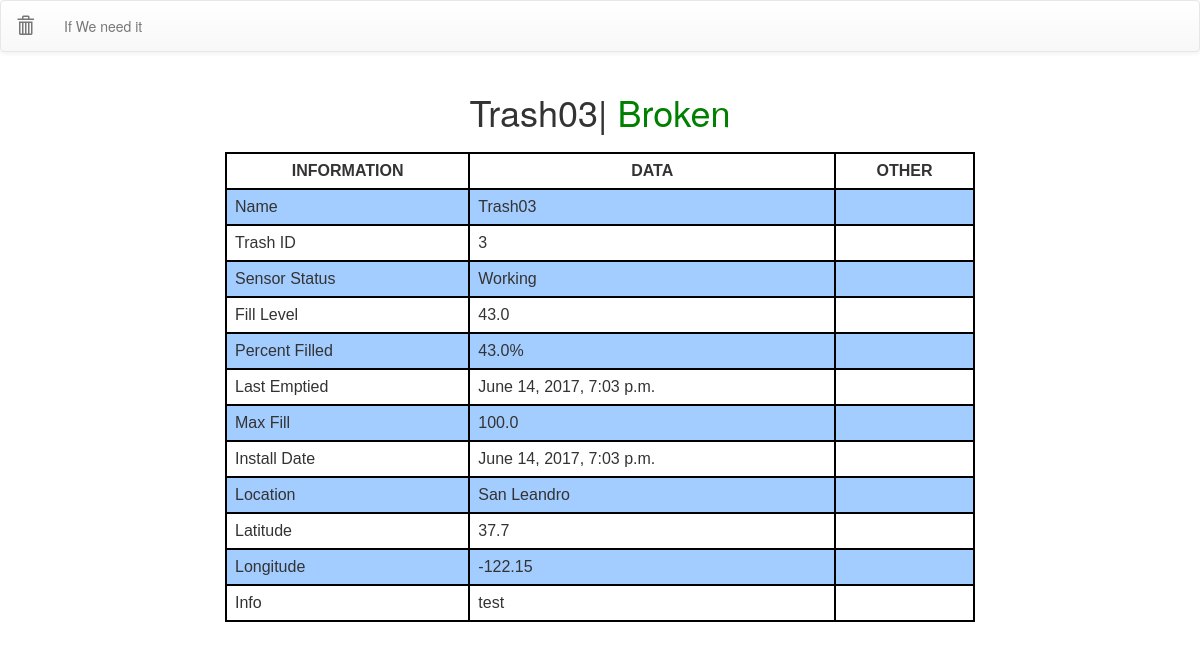
Screenshot of /3/ with the database file from the repository.
### map/models.py (models this page shows, shortened)
class TrashCan(models.Model):
	lastEmptied = models.DateTimeField('last emptied', default=timezone.now)
	lastUpdated = models.DateTimeField('last updated', default=timezone.now)
	sensor1 = models.FloatField(default=50.0)
	sensor2 = models.FloatField(default=80.0)
	sensor3 = models.FloatField(default=69.0)
	fillLevel = models.FloatField(default=44.0)
	percent = models.FloatField(default=44.0)
	full_status = models.BooleanField(default=True)
	latitude = models.FloatField(default=37.7249)
	longitude = models.FloatField(default=-122.1561)
	location = models.CharField(max_length=400, default='101 Estudillo Ave')
	info = models.CharField(max_length=500, default='swag')
	maxFill = models.FloatField(default=100.0)
	installDate = models.DateTimeField('installed', default=timezone.now)
	trashID = models.IntegerField(default='1')
	name = models.CharField(max_length=30, default='MiDro')

### map/views.py (the view)
# urls.py: url(r'(?P<pk>[0-9]+)/$', views.DetailView.as_view(), name='detail'),
class DetailView(generic.DetailView):
    template_name = 'map/detail.html'
    model = TrashCan

### map/templates/map/detail.html (shortened to what this page needs)
{% extends 'map/base.html' %}
{% block content %}
<head>
</head>
<h1 id="trashname">{{trashcan.name}}|
	<span style="color:{% if trashcan.status == False %}red{% endif %}"id="status">{% if trashcan.status == True %}Working{% else %}Broken{% endif %}</span>
</h1>
<table bordercolor=black>
	<tr id="customnav">
		<th>INFORMATION</th>
		<th>DATA</th>
		<th>OTHER</th>
	</tr>
	<tr>
		<td>Name</td>
		<td>{{trashcan.name}}</td>
		<td></td>
	</tr>
	<tr>
		<td>Trash ID</td>
		<td>{{trashcan.trashID}}</td>
		<td></td>
	</tr>
	<tr>
		<td> Sensor Status</td>
		<td>{% if trashcan.status == False %}Broken{% else %}Working{% endif %}</td>
		<td></td>
	</tr>
	<tr>
		<td>Fill Level</td>
		<td>{{trashcan.fillLevel}}</td>
		<td></td>
	</tr>
	<tr>
		<td>Percent Filled</td>
		<td>{{trashcan.fillLevel}}%</td>
		<td></td>
	</tr>
	<tr>
		<td>Last Emptied</td>
		<td>{{trashcan.lastEmptied}}</td>
		<td></td>
	</tr>
	<tr>
		<td>Max Fill</td>
		<td>{{trashcan.maxFill}}</td>
		<td></td>
	</tr>
	<tr>
		<td>Install Date</td>
		<td>{{trashcan.installDate}}</td>
		<td></td>
	</tr>
	<tr>
		<td>Location</td>
		<td>{{trashcan.location}}</td>
		<td></td>
	</tr>
	<tr>
		<td>Latitude</td>
		<td>{{trashcan.latitude}}</td>
		<td></td>
	</tr>
	<tr>
		<td>Longitude</td>
		<td>{{trashcan.longitude}}</td>
		<td></td>
	</tr>
	<tr>
		<td>Info</td>
		<td>{{trashcan.info}}</td>
		<td></td>
	</tr>
</table>
{% endblock %}

### map/static/map/style.css (style rules this page uses)
#status { color:green; }
#trashname { text-align: center; }

### map/templates/map/detail.html (style rules this page uses)
h1 { padding-bottom: 10px; }
table { font-family: arial, sans-serif; border-collapse: collapse; width: 100%; border: 2px solid black; }
th { border: 2px solid black; text-align: center; padding: 8px; }
td { border: 2px solid black; text-align: left; padding: 8px; }
tr:nth-child(even) { background-color: #a3ccff; }

### rows the page displays
TrashCan: name "Trash03", trashID "3", fillLevel "43.0", lastEmptied "June 14, 2017, 7:03 p.m.", maxFill "100.0", installDate "June 14, 2017, 7:03 p.m.", location "San Leandro", latitude "37.7", longitude "-122.15", info "test"
